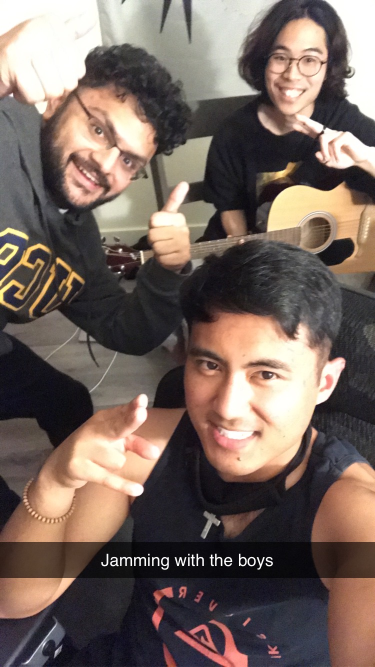
#> input picture Blackhole Projects/opencv-course-master/IMG_6736.jpg, 750 x 1334 px (shown at 1/2 size)
$ python transformations.py
#> lines starting #> are read from the running program, lines starting #| are printed output that depends on the picture
from configparser import Interpolation
import cv2 as cv
from cv2 import rotate
from cv2 import INTER_CUBIC
import numpy as np
img=cv.imread("IMG_6736.jpg")
#> img is the input picture: shape (1334, 750, 3); mean B, G, R 94.3, 101.8, 117.3
cv.imshow('boys', img)

#Translation
def translate(img,x,y):
#> called with x = 100, y = 100
    transMat=np.float32([[1,0,x],[0,1,y]])
    dimensions= (img.shape[1],img.shape[0])
#> dimensions = (750, 1334)
    return cv.warpAffine(img,transMat,dimensions)
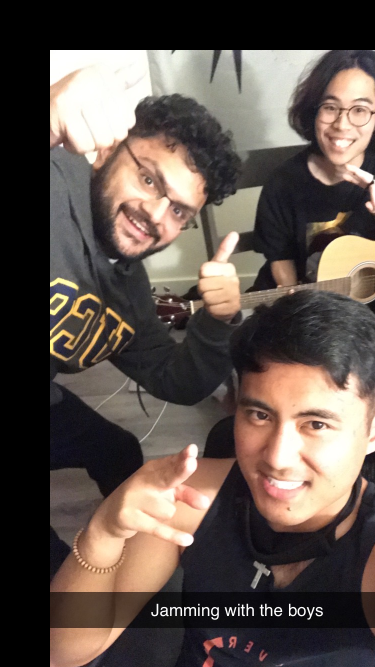
#> returned value: shape (1334, 750, 3) (shown at 1/2 size); mean of channels 0, 1, 2 76.8, 83.7, 95.7; drawn as B, G, R

translated=translate(img,100,100)
cv.imshow("Translated", translated)

#rotate
def rotate(img,angle,rotPoint=None):
#> called with angle = 45
    height,width=img.shape[:2]
#> height = 1334; width = 750
    if(rotPoint is None):
        rotPoint= (width//2, height//2)
#> rotPoint = (375, 667)
    rotMat= cv.getRotationMatrix2D(rotPoint, angle,1.0)
    dimensions=width,height
#> dimensions = (750, 1334)
    return cv.warpAffine(img,rotMat,dimensions)
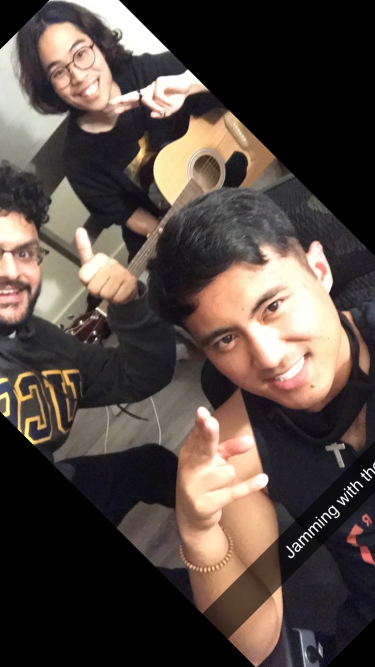
#> returned value: shape (1334, 750, 3) (shown at 1/2 size); mean of channels 0, 1, 2 64.4, 70.8, 82.4; drawn as B, G, R

rotated=rotate(img,45)
cv.imshow("rotated", rotated)

#resizing
resized= cv.resize(img, (500,500), interpolation=INTER_CUBIC)
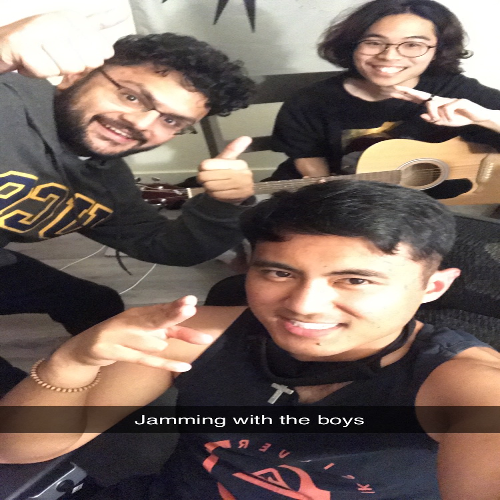
#> resized: shape (500, 500, 3); mean B, G, R 94.3, 101.8, 117.2
cv.imshow('Resized', resized)

#flip
flip=cv.flip(img,-1)
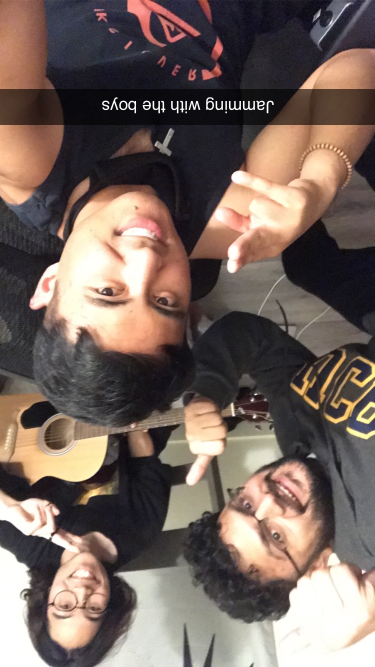
#> flip: shape (1334, 750, 3) (shown at 1/2 size); mean B, G, R 94.3, 101.8, 117.3
cv.imshow('flip', flip)

#cropping
cropped=img[200:400, 300:400]
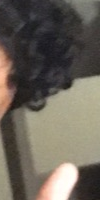
#> cropped: shape (200, 100, 3); mean B, G, R 89.2, 99.3, 106
cv.imshow('cropped', cropped)
cv.waitKey(0)

$ run again, with Blackhole Projects/opencv-course-master/photo.jpg copied over Blackhole Projects/opencv-course-master/IMG_6736.jpg
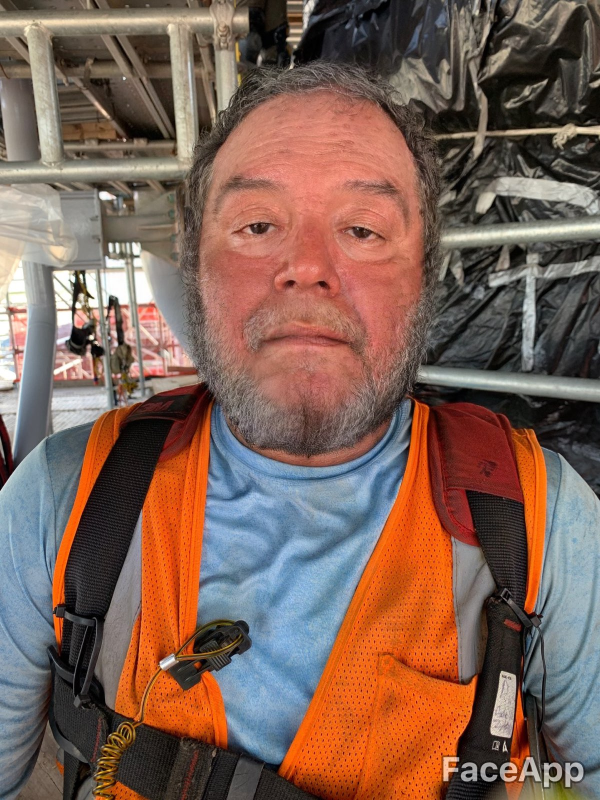
#> input picture Blackhole Projects/opencv-course-master/photo.jpg, 1200 x 1600 px (shown at 1/2 size)
#> img is the input picture: shape (1600, 1200, 3); mean B, G, R 85.9, 98.4, 127.7
#> `flip=cv.flip(img,-1)`:
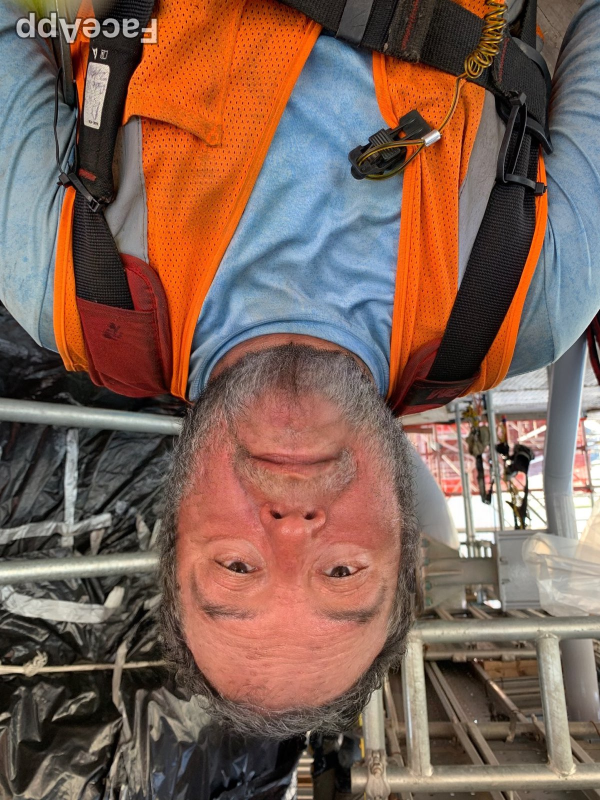
#> flip: shape (1600, 1200, 3) (shown at 1/2 size); mean B, G, R 85.9, 98.4, 127.7
#> `cropped=img[200:400, 300:400]`:
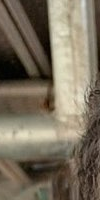
#> cropped: shape (200, 100, 3); mean B, G, R 94.2, 111.6, 121.8
